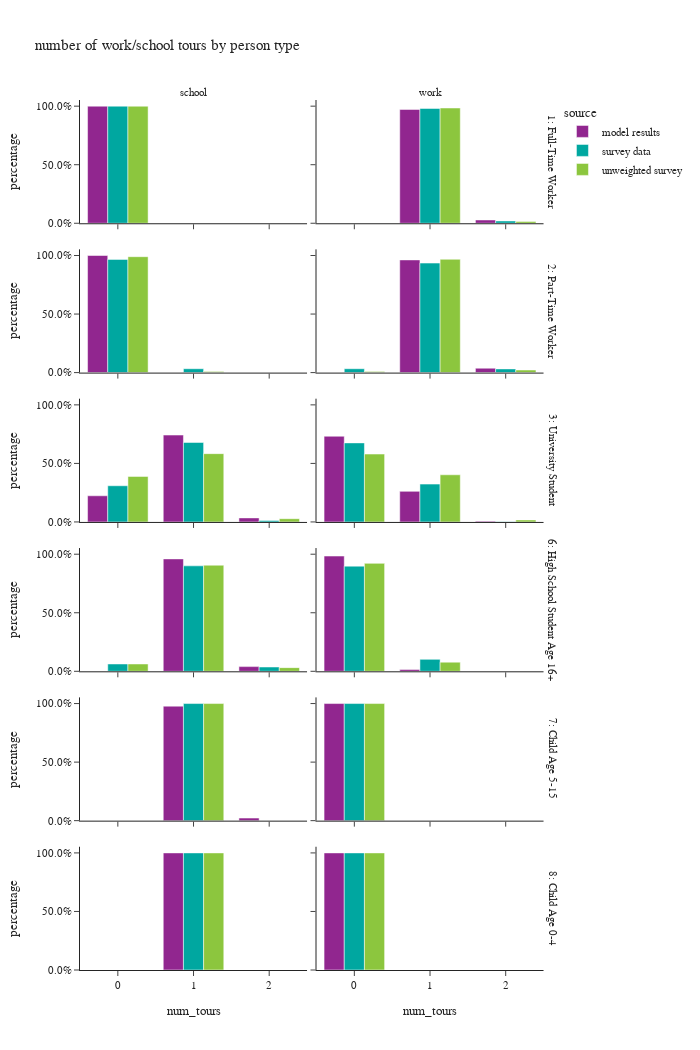

This figure's notebook cell:
### Code cell
# number of mandatory tours
df_plot = m_tour_data[['person_id','source','ptype_label','tour_type','tour_id','hh_weight_2017_2019']].groupby(['person_id','source','ptype_label','tour_type','hh_weight_2017_2019']).count().reset_index()

pivoted = df_plot.pivot(index=['person_id','source','ptype_label','hh_weight_2017_2019'], columns="tour_type", values="tour_id").fillna(0).reset_index()
df_plot = pivoted.melt(id_vars=['person_id','source','ptype_label','hh_weight_2017_2019'], var_name="tour_type")

df_plot['num_tours'] = df_plot['value']
df_plot['ws_weight'] = df_plot['hh_weight_2017_2019']
df_plot = df_plot.groupby(['source','ptype_label','tour_type','num_tours'])['ws_weight'].sum().reset_index()
df_plot = df_plot.merge(df_ptype_count, how='left', on=['source','ptype_label'])
df_plot['percentage'] = df_plot['ws_weight']/df_plot['hh_weight_2017_2019']

fig = px.bar(df_plot, x="num_tours", y="percentage", color="source",barmode="group",
             facet_row="ptype_label",facet_col="tour_type",
             title="number of work/school tours by person type")
fig.for_each_annotation(lambda a: a.update(text=a.text.split("=")[-1]))
fig.update_layout(height=1050, width=700)
fig.update_yaxes(tickformat=".1%")
fig.show()

### Figure 1 — Plotly figure (JSON) as saved in the notebook; plotly's stock layout.template omitted (floating-point values rounded to 4 significant figures)
{"data": [{"alignmentgroup": "True", "hovertemplate": "source=model results<br>ptype_label=1: Full-Time Worker<br>tour_type=school<br>num_tours=%{x}<br>percentage=%{y}<extra></extra>", "legendgroup": "model results", "marker": {"color": "#91268F", "pattern": {"shape": ""}}, "name": "model results", "offsetgroup": "model results", "orientation": "v", "showlegend": true, "textposition": "auto", "type": "bar", "x": [0.0], "xaxis": "x11", "y": [1.0], "yaxis": "y11"}, {"alignmentgroup": "True", "hovertemplate": "source=model results<br>ptype_label=1: Full-Time Worker<br>tour_type=work<br>num_tours=%{x}<br>percentage=%{y}<extra></extra>", "legendgroup": "model results", "marker": {"color": "#91268F", "pattern": {"shape": ""}}, "name": "model results", "offsetgroup": "model results", "orientation": "v", "showlegend": false, "textposition": "auto", "type": "bar", "x": [1.0, 2.0], "xaxis": "x12", "y": [0.972, 0.02798], "yaxis": "y12"}, {"alignmentgroup": "True", "hovertemplate": "source=model results<br>ptype_label=2: Part-Time Worker<br>tour_type=school<br>num_tours=%{x}<br>percentage=%{y}<extra></extra>", "legendgroup": "model results", "marker": {"color": "#91268F", "pattern": {"shape": ""}}, "name": "model results", "offsetgroup": "model results", "orientation": "v", "showlegend": false, "textposition": "auto", "type": "bar", "x": [0.0], "xaxis": "x9", "y": [1.0], "yaxis": "y9"}, {"alignmentgroup": "True", "hovertemplate": "source=model results<br>ptype_label=2: Part-Time Worker<br>tour_type=work<br>num_tours=%{x}<br>percentage=%{y}<extra></extra>", "legendgroup": "model results", "marker": {"color": "#91268F", "pattern": {"shape": ""}}, "name": "model results", "offsetgroup": "model results", "orientation": "v", "showlegend": false, "textposition": "auto", "type": "bar", "x": [1.0, 2.0], "xaxis": "x10", "y": [0.9624, 0.03758], "yaxis": "y10"}, {"alignmentgroup": "True", "hovertemplate": "source=model results<br>ptype_label=3: University Student<br>tour_type=school<br>num_tours=%{x}<br>percentage=%{y}<extra></extra>", "legendgroup": "model results", "marker": {"color": "#91268F", "pattern": {"shape": ""}}, "name": "model results", "offsetgroup": "model results", "orientation": "v", "showlegend": false, "textposition": "auto", "type": "bar", "x": [0.0, 1.0, 2.0], "xaxis": "x7", "y": [0.2234, 0.742, 0.03457], "yaxis": "y7"}, {"alignmentgroup": "True", "hovertemplate": "source=model results<br>ptype_label=3: University Student<br>tour_type=work<br>num_tours=%{x}<br>percentage=%{y}<extra></extra>", "legendgroup": "model results", "marker": {"color": "#91268F", "pattern": {"shape": ""}}, "name": "model results", "offsetgroup": "model results", "orientation": "v", "showlegend": false, "textposition": "auto", "type": "bar", "x": [0.0, 1.0, 2.0], "xaxis": "x8", "y": [0.732, 0.2612, 0.006786], "yaxis": "y8"}, {"alignmentgroup": "True", "hovertemplate": "source=model results<br>ptype_label=6: High School Student Age 16+<br>tour_type=school<br>num_tours=%{x}<br>percentage=%{y}<extra></extra>", "legendgroup": "model results", "marker": {"color": "#91268F", "pattern": {"shape": ""}}, "name": "model results", "offsetgroup": "model results", "orientation": "v", "showlegend": false, "textposition": "auto", "type": "bar", "x": [1.0, 2.0], "xaxis": "x5", "y": [0.96, 0.04003], "yaxis": "y5"}, {"alignmentgroup": "True", "hovertemplate": "source=model results<br>ptype_label=6: High School Student Age 16+<br>tour_type=work<br>num_tours=%{x}<br>percentage=%{y}<extra></extra>", "legendgroup": "model results", "marker": {"color": "#91268F", "pattern": {"shape": ""}}, "name": "model results", "offsetgroup": "model results", "orientation": "v", "showlegend": false, "textposition": "auto", "type": "bar", "x": [0.0, 1.0], "xaxis": "x6", "y": [0.9843, 0.01573], "yaxis": "y6"}, {"alignmentgroup": "True", "hovertemplate": "source=model results<br>ptype_label=7: Child Age 5-15<br>tour_type=school<br>num_tours=%{x}<br>percentage=%{y}<extra></extra>", "legendgroup": "model results", "marker": {"color": "#91268F", "pattern": {"shape": ""}}, "name": "model results", "offsetgroup": "model results", "orientation": "v", "showlegend": false, "textposition": "auto", "type": "bar", "x": [1.0, 2.0], "xaxis": "x3", "y": [0.9779, 0.02207], "yaxis": "y3"}, {"alignmentgroup": "True", "hovertemplate": "source=model results<br>ptype_label=7: Child Age 5-15<br>tour_type=work<br>num_tours=%{x}<br>percentage=%{y}<extra></extra>", "legendgroup": "model results", "marker": {"color": "#91268F", "pattern": {"shape": ""}}, "name": "model results", "offsetgroup": "model results", "orientation": "v", "showlegend": false, "textposition": "auto", "type": "bar", "x": [0.0], "xaxis": "x4", "y": [1.0], "yaxis": "y4"}, {"alignmentgroup": "True", "hovertemplate": "source=model results<br>ptype_label=8: Child Age 0-4<br>tour_type=school<br>num_tours=%{x}<br>percentage=%{y}<extra></extra>", "legendgroup": "model results", "marker": {"color": "#91268F", "pattern": {"shape": ""}}, "name": "model results", "offsetgroup": "model results", "orientation": "v", "showlegend": false, "textposition": "auto", "type": "bar", "x": [1.0], "xaxis": "x", "y": [1.0], "yaxis": "y"}, {"alignmentgroup": "True", "hovertemplate": "source=model results<br>ptype_label=8: Child Age 0-4<br>tour_type=work<br>num_tours=%{x}<br>percentage=%{y}<extra></extra>", "legendgroup": "model results", "marker": {"color": "#91268F", "pattern": {"shape": ""}}, "name": "model results", "offsetgroup": "model results", "orientation": "v", "showlegend": false, "textposition": "auto", "type": "bar", "x": [0.0], "xaxis": "x2", "y": [1.0], "yaxis": "y2"}, {"alignmentgroup": "True", "hovertemplate": "source=survey data<br>ptype_label=1: Full-Time Worker<br>tour_type=school<br>num_tours=%{x}<br>percentage=%{y}<extra></extra>", "legendgroup": "survey data", "marker": {"color": "#00A7A0", "pattern": {"shape": ""}}, "name": "survey data", "offsetgroup": "survey data", "orientation": "v", "showlegend": true, "textposition": "auto", "type": "bar", "x": [0.0, 1.0], "xaxis": "x11", "y": [1.0, 2.659e-05], "yaxis": "y11"}, {"alignmentgroup": "True", "hovertemplate": "source=survey data<br>ptype_label=1: Full-Time Worker<br>tour_type=work<br>num_tours=%{x}<br>percentage=%{y}<extra></extra>", "legendgroup": "survey data", "marker": {"color": "#00A7A0", "pattern": {"shape": ""}}, "name": "survey data", "offsetgroup": "survey data", "orientation": "v", "showlegend": false, "textposition": "auto", "type": "bar", "x": [1.0, 2.0], "xaxis": "x12", "y": [0.9804, 0.01957], "yaxis": "y12"}, {"alignmentgroup": "True", "hovertemplate": "source=survey data<br>ptype_label=2: Part-Time Worker<br>tour_type=school<br>num_tours=%{x}<br>percentage=%{y}<extra></extra>", "legendgroup": "survey data", "marker": {"color": "#00A7A0", "pattern": {"shape": ""}}, "name": "survey data", "offsetgroup": "survey data", "orientation": "v", "showlegend": false, "textposition": "auto", "type": "bar", "x": [0.0, 1.0], "xaxis": "x9", "y": [0.9669, 0.03307], "yaxis": "y9"}, {"alignmentgroup": "True", "hovertemplate": "source=survey data<br>ptype_label=2: Part-Time Worker<br>tour_type=work<br>num_tours=%{x}<br>percentage=%{y}<extra></extra>", "legendgroup": "survey data", "marker": {"color": "#00A7A0", "pattern": {"shape": ""}}, "name": "survey data", "offsetgroup": "survey data", "orientation": "v", "showlegend": false, "textposition": "auto", "type": "bar", "x": [0.0, 1.0, 2.0], "xaxis": "x10", "y": [0.03307, 0.9353, 0.03158], "yaxis": "y10"}, {"alignmentgroup": "True", "hovertemplate": "source=survey data<br>ptype_label=3: University Student<br>tour_type=school<br>num_tours=%{x}<br>percentage=%{y}<extra></extra>", "legendgroup": "survey data", "marker": {"color": "#00A7A0", "pattern": {"shape": ""}}, "name": "survey data", "offsetgroup": "survey data", "orientation": "v", "showlegend": false, "textposition": "auto", "type": "bar", "x": [0.0, 1.0, 2.0], "xaxis": "x7", "y": [0.3092, 0.6789, 0.01195], "yaxis": "y7"}, {"alignmentgroup": "True", "hovertemplate": "source=survey data<br>ptype_label=3: University Student<br>tour_type=work<br>num_tours=%{x}<br>percentage=%{y}<extra></extra>", "legendgroup": "survey data", "marker": {"color": "#00A7A0", "pattern": {"shape": ""}}, "name": "survey data", "offsetgroup": "survey data", "orientation": "v", "showlegend": false, "textposition": "auto", "type": "bar", "x": [0.0, 1.0, 2.0], "xaxis": "x8", "y": [0.6753, 0.3232, 0.001513], "yaxis": "y8"}, {"alignmentgroup": "True", "hovertemplate": "source=survey data<br>ptype_label=6: High School Student Age 16+<br>tour_type=school<br>num_tours=%{x}<br>percentage=%{y}<extra></extra>", "legendgroup": "survey data", "marker": {"color": "#00A7A0", "pattern": {"shape": ""}}, "name": "survey data", "offsetgroup": "survey data", "orientation": "v", "showlegend": false, "textposition": "auto", "type": "bar", "x": [0.0, 1.0, 2.0], "xaxis": "x5", "y": [0.06264, 0.9006, 0.03675], "yaxis": "y5"}, {"alignmentgroup": "True", "hovertemplate": "source=survey data<br>ptype_label=6: High School Student Age 16+<br>tour_type=work<br>num_tours=%{x}<br>percentage=%{y}<extra></extra>", "legendgroup": "survey data", "marker": {"color": "#00A7A0", "pattern": {"shape": ""}}, "name": "survey data", "offsetgroup": "survey data", "orientation": "v", "showlegend": false, "textposition": "auto", "type": "bar", "x": [0.0, 1.0], "xaxis": "x6", "y": [0.898, 0.102], "yaxis": "y6"}, {"alignmentgroup": "True", "hovertemplate": "source=survey data<br>ptype_label=7: Child Age 5-15<br>tour_type=school<br>num_tours=%{x}<br>percentage=%{y}<extra></extra>", "legendgroup": "survey data", "marker": {"color": "#00A7A0", "pattern": {"shape": ""}}, "name": "survey data", "offsetgroup": "survey data", "orientation": "v", "showlegend": false, "textposition": "auto", "type": "bar", "x": [1.0], "xaxis": "x3", "y": [1.0], "yaxis": "y3"}, {"alignmentgroup": "True", "hovertemplate": "source=survey data<br>ptype_label=7: Child Age 5-15<br>tour_type=work<br>num_tours=%{x}<br>percentage=%{y}<extra></extra>", "legendgroup": "survey data", "marker": {"color": "#00A7A0", "pattern": {"shape": ""}}, "name": "survey data", "offsetgroup": "survey data", "orientation": "v", "showlegend": false, "textposition": "auto", "type": "bar", "x": [0.0], "xaxis": "x4", "y": [1.0], "yaxis": "y4"}, {"alignmentgroup": "True", "hovertemplate": "source=survey data<br>ptype_label=8: Child Age 0-4<br>tour_type=school<br>num_tours=%{x}<br>percentage=%{y}<extra></extra>", "legendgroup": "survey data", "marker": {"color": "#00A7A0", "pattern": {"shape": ""}}, "name": "survey data", "offsetgroup": "survey data", "orientation": "v", "showlegend": false, "textposition": "auto", "type": "bar", "x": [1.0], "xaxis": "x", "y": [1.0], "yaxis": "y"}, {"alignmentgroup": "True", "hovertemplate": "source=survey data<br>ptype_label=8: Child Age 0-4<br>tour_type=work<br>num_tours=%{x}<br>percentage=%{y}<extra></extra>", "legendgroup": "survey data", "marker": {"color": "#00A7A0", "pattern": {"shape": ""}}, "name": "survey data", "offsetgroup": "survey data", "orientation": "v", "showlegend": false, "textposition": "auto", "type": "bar", "x": [0.0], "xaxis": "x2", "y": [1.0], "yaxis": "y2"}, {"alignmentgroup": "True", "hovertemplate": "source=unweighted survey<br>ptype_label=1: Full-Time Worker<br>tour_type=school<br>num_tours=%{x}<br>percentage=%{y}<extra></extra>", "legendgroup": "unweighted survey", "marker": {"color": "#8CC63E", "pattern": {"shape": ""}}, "name": "unweighted survey", "offsetgroup": "unweighted survey", "orientation": "v", "showlegend": true, "textposition": "auto", "type": "bar", "x": [0.0, 1.0], "xaxis": "x11", "y": [0.9997, 0.0003003], "yaxis": "y11"}, {"alignmentgroup": "True", "hovertemplate": "source=unweighted survey<br>ptype_label=1: Full-Time Worker<br>tour_type=work<br>num_tours=%{x}<br>percentage=%{y}<extra></extra>", "legendgroup": "unweighted survey", "marker": {"color": "#8CC63E", "pattern": {"shape": ""}}, "name": "unweighted survey", "offsetgroup": "unweighted survey", "orientation": "v", "showlegend": false, "textposition": "auto", "type": "bar", "x": [1.0, 2.0], "xaxis": "x12", "y": [0.9844, 0.01562], "yaxis": "y12"}, {"alignmentgroup": "True", "hovertemplate": "source=unweighted survey<br>ptype_label=2: Part-Time Worker<br>tour_type=school<br>num_tours=%{x}<br>percentage=%{y}<extra></extra>", "legendgroup": "unweighted survey", "marker": {"color": "#8CC63E", "pattern": {"shape": ""}}, "name": "unweighted survey", "offsetgroup": "unweighted survey", "orientation": "v", "showlegend": false, "textposition": "auto", "type": "bar", "x": [0.0, 1.0], "xaxis": "x9", "y": [0.9899, 0.01008], "yaxis": "y9"}, {"alignmentgroup": "True", "hovertemplate": "source=unweighted survey<br>ptype_label=2: Part-Time Worker<br>tour_type=work<br>num_tours=%{x}<br>percentage=%{y}<extra></extra>", "legendgroup": "unweighted survey", "marker": {"color": "#8CC63E", "pattern": {"shape": ""}}, "name": "unweighted survey", "offsetgroup": "unweighted survey", "orientation": "v", "showlegend": false, "textposition": "auto", "type": "bar", "x": [0.0, 1.0, 2.0], "xaxis": "x10", "y": [0.01008, 0.9677, 0.02218], "yaxis": "y10"}, {"alignmentgroup": "True", "hovertemplate": "source=unweighted survey<br>ptype_label=3: University Student<br>tour_type=school<br>num_tours=%{x}<br>percentage=%{y}<extra></extra>", "legendgroup": "unweighted survey", "marker": {"color": "#8CC63E", "pattern": {"shape": ""}}, "name": "unweighted survey", "offsetgroup": "unweighted survey", "orientation": "v", "showlegend": false, "textposition": "auto", "type": "bar", "x": [0.0, 1.0, 2.0], "xaxis": "x7", "y": [0.3889, 0.5833, 0.02778], "yaxis": "y7"}, {"alignmentgroup": "True", "hovertemplate": "source=unweighted survey<br>ptype_label=3: University Student<br>tour_type=work<br>num_tours=%{x}<br>percentage=%{y}<extra></extra>", "legendgroup": "unweighted survey", "marker": {"color": "#8CC63E", "pattern": {"shape": ""}}, "name": "unweighted survey", "offsetgroup": "unweighted survey", "orientation": "v", "showlegend": false, "textposition": "auto", "type": "bar", "x": [0.0, 1.0, 2.0], "xaxis": "x8", "y": [0.5799, 0.4028, 0.01736], "yaxis": "y8"}, {"alignmentgroup": "True", "hovertemplate": "source=unweighted survey<br>ptype_label=6: High School Student Age 16+<br>tour_type=school<br>num_tours=%{x}<br>percentage=%{y}<extra></extra>", "legendgroup": "unweighted survey", "marker": {"color": "#8CC63E", "pattern": {"shape": ""}}, "name": "unweighted survey", "offsetgroup": "unweighted survey", "orientation": "v", "showlegend": false, "textposition": "auto", "type": "bar", "x": [0.0, 1.0, 2.0], "xaxis": "x5", "y": [0.0625, 0.9062, 0.03125], "yaxis": "y5"}, {"alignmentgroup": "True", "hovertemplate": "source=unweighted survey<br>ptype_label=6: High School Student Age 16+<br>tour_type=work<br>num_tours=%{x}<br>percentage=%{y}<extra></extra>", "legendgroup": "unweighted survey", "marker": {"color": "#8CC63E", "pattern": {"shape": ""}}, "name": "unweighted survey", "offsetgroup": "unweighted survey", "orientation": "v", "showlegend": false, "textposition": "auto", "type": "bar", "x": [0.0, 1.0], "xaxis": "x6", "y": [0.9219, 0.07812], "yaxis": "y6"}, {"alignmentgroup": "True", "hovertemplate": "source=unweighted survey<br>ptype_label=7: Child Age 5-15<br>tour_type=school<br>num_tours=%{x}<br>percentage=%{y}<extra></extra>", "legendgroup": "unweighted survey", "marker": {"color": "#8CC63E", "pattern": {"shape": ""}}, "name": "unweighted survey", "offsetgroup": "unweighted survey", "orientation": "v", "showlegend": false, "textposition": "auto", "type": "bar", "x": [1.0], "xaxis": "x3", "y": [1.0], "yaxis": "y3"}, {"alignmentgroup": "True", "hovertemplate": "source=unweighted survey<br>ptype_label=7: Child Age 5-15<br>tour_type=work<br>num_tours=%{x}<br>percentage=%{y}<extra></extra>", "legendgroup": "unweighted survey", "marker": {"color": "#8CC63E", "pattern": {"shape": ""}}, "name": "unweighted survey", "offsetgroup": "unweighted survey", "orientation": "v", "showlegend": false, "textposition": "auto", "type": "bar", "x": [0.0], "xaxis": "x4", "y": [1.0], "yaxis": "y4"}, {"alignmentgroup": "True", "hovertemplate": "source=unweighted survey<br>ptype_label=8: Child Age 0-4<br>tour_type=school<br>num_tours=%{x}<br>percentage=%{y}<extra></extra>", "legendgroup": "unweighted survey", "marker": {"color": "#8CC63E", "pattern": {"shape": ""}}, "name": "unweighted survey", "offsetgroup": "unweighted survey", "orientation": "v", "showlegend": false, "textposition": "auto", "type": "bar", "x": [1.0], "xaxis": "x", "y": [1.0], "yaxis": "y"}, {"alignmentgroup": "True", "hovertemplate": "source=unweighted survey<br>ptype_label=8: Child Age 0-4<br>tour_type=work<br>num_tours=%{x}<br>percentage=%{y}<extra></extra>", "legendgroup": "unweighted survey", "marker": {"color": "#8CC63E", "pattern": {"shape": ""}}, "name": "unweighted survey", "offsetgroup": "unweighted survey", "orientation": "v", "showlegend": false, "textposition": "auto", "type": "bar", "x": [0.0], "xaxis": "x2", "y": [1.0], "yaxis": "y2"}], "layout": {"annotations": [{"font": {}, "showarrow": false, "text": "school", "x": 0.24, "xanchor": "center", "xref": "paper", "y": 1.0, "yanchor": "bottom", "yref": "paper"}, {"font": {}, "showarrow": false, "text": "work", "x": 0.74, "xanchor": "center", "xref": "paper", "y": 1.0, "yanchor": "bottom", "yref": "paper"}, {"font": {}, "showarrow": false, "text": "8: Child Age 0-4", "textangle": 90, "x": 0.98, "xanchor": "left", "xref": "paper", "y": 0.07083, "yanchor": "middle", "yref": "paper"}, {"font": {}, "showarrow": false, "text": "7: Child Age 5-15", "textangle": 90, "x": 0.98, "xanchor": "left", "xref": "paper", "y": 0.2425, "yanchor": "middle", "yref": "paper"}, {"font": {}, "showarrow": false, "text": "6: High School Student Age 16+", "textangle": 90, "x": 0.98, "xanchor": "left", "xref": "paper", "y": 0.4142, "yanchor": "middle", "yref": "paper"}, {"font": {}, "showarrow": false, "text": "3: University Student", "textangle": 90, "x": 0.98, "xanchor": "left", "xref": "paper", "y": 0.5858, "yanchor": "middle", "yref": "paper"}, {"font": {}, "showarrow": false, "text": "2: Part-Time Worker", "textangle": 90, "x": 0.98, "xanchor": "left", "xref": "paper", "y": 0.7575, "yanchor": "middle", "yref": "paper"}, {"font": {}, "showarrow": false, "text": "1: Full-Time Worker", "textangle": 90, "x": 0.98, "xanchor": "left", "xref": "paper", "y": 0.9292, "yanchor": "middle", "yref": "paper"}], "barmode": "group", "height": 1050, "legend": {"title": {"text": "source"}, "tracegroupgap": 0}, "title": {"text": "number of work/school tours by person type"}, "width": 700, "xaxis": {"anchor": "y", "domain": [0.0, 0.48], "title": {"text": "num_tours"}}, "xaxis10": {"anchor": "y10", "domain": [0.5, 0.98], "matches": "x", "showticklabels": false}, "xaxis11": {"anchor": "y11", "domain": [0.0, 0.48], "matches": "x", "showticklabels": false}, "xaxis12": {"anchor": "y12", "domain": [0.5, 0.98], "matches": "x", "showticklabels": false}, "xaxis2": {"anchor": "y2", "domain": [0.5, 0.98], "matches": "x", "title": {"text": "num_tours"}}, "xaxis3": {"anchor": "y3", "domain": [0.0, 0.48], "matches": "x", "showticklabels": false}, "xaxis4": {"anchor": "y4", "domain": [0.5, 0.98], "matches": "x", "showticklabels": false}, "xaxis5": {"anchor": "y5", "domain": [0.0, 0.48], "matches": "x", "showticklabels": false}, "xaxis6": {"anchor": "y6", "domain": [0.5, 0.98], "matches": "x", "showticklabels": false}, "xaxis7": {"anchor": "y7", "domain": [0.0, 0.48], "matches": "x", "showticklabels": false}, "xaxis8": {"anchor": "y8", "domain": [0.5, 0.98], "matches": "x", "showticklabels": false}, "xaxis9": {"anchor": "y9", "domain": [0.0, 0.48], "matches": "x", "showticklabels": false}, "yaxis": {"anchor": "x", "domain": [0.0, 0.1417], "tickformat": ".1%", "title": {"text": "percentage"}}, "yaxis10": {"anchor": "x10", "domain": [0.6867, 0.8283], "matches": "y", "showticklabels": false, "tickformat": ".1%"}, "yaxis11": {"anchor": "x11", "domain": [0.8583, 1.0], "matches": "y", "tickformat": ".1%", "title": {"text": "percentage"}}, "yaxis12": {"anchor": "x12", "domain": [0.8583, 1.0], "matches": "y", "showticklabels": false, "tickformat": ".1%"}, "yaxis2": {"anchor": "x2", "domain": [0.0, 0.1417], "matches": "y", "showticklabels": false, "tickformat": ".1%"}, "yaxis3": {"anchor": "x3", "domain": [0.1717, 0.3133], "matches": "y", "tickformat": ".1%", "title": {"text": "percentage"}}, "yaxis4": {"anchor": "x4", "domain": [0.1717, 0.3133], "matches": "y", "showticklabels": false, "tickformat": ".1%"}, "yaxis5": {"anchor": "x5", "domain": [0.3433, 0.485], "matches": "y", "tickformat": ".1%", "title": {"text": "percentage"}}, "yaxis6": {"anchor": "x6", "domain": [0.3433, 0.485], "matches": "y", "showticklabels": false, "tickformat": ".1%"}, "yaxis7": {"anchor": "x7", "domain": [0.515, 0.6567], "matches": "y", "tickformat": ".1%", "title": {"text": "percentage"}}, "yaxis8": {"anchor": "x8", "domain": [0.515, 0.6567], "matches": "y", "showticklabels": false, "tickformat": ".1%"}, "yaxis9": {"anchor": "x9", "domain": [0.6867, 0.8283], "matches": "y", "tickformat": ".1%", "title": {"text": "percentage"}}}}
